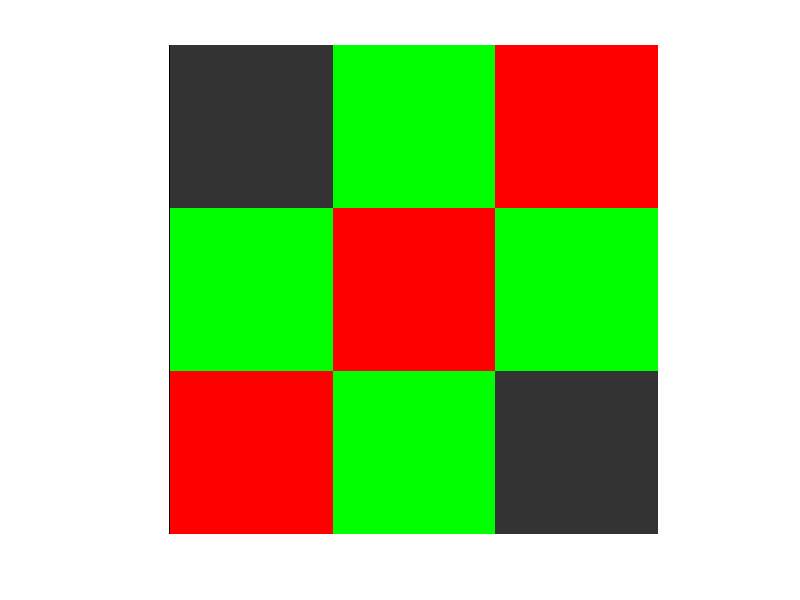

Write the MATLAB code that produced this figure.
clear all;
close all;

A = [ 1 2 3 ;
      2 3 2 ;
      3 2 1 ];

%    R G B
B = [0.2 0.2 0.2;
     0 1 0;
     1 0 0];

imshow(A, B);

%Les coins sont en gris très foncé, car nous avons changé la couleur de l'index 1